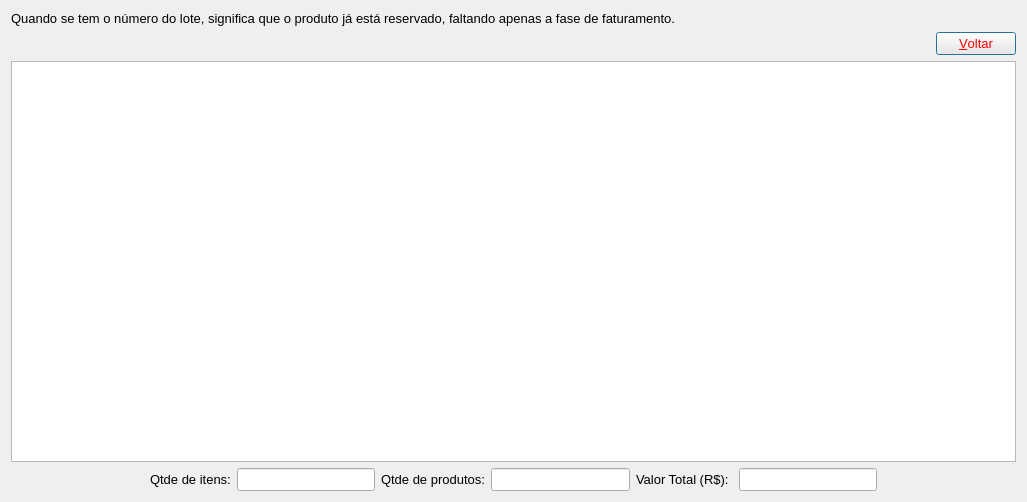
<?xml version="1.0" encoding="UTF-8"?>
<ui version="4.0">
 <class>pedido_itens</class>
 <widget class="QDialog" name="pedido_itens">
  <property name="geometry">
   <rect>
    <x>0</x>
    <y>0</y>
    <width>1027</width>
    <height>502</height>
   </rect>
  </property>
  <property name="font">
   <font>
    <pointsize>10</pointsize>
   </font>
  </property>
  <property name="windowTitle">
   <string>Itens do pedido</string>
  </property>
  <layout class="QVBoxLayout" name="verticalLayout">
   <item>
    <widget class="QLabel" name="label">
     <property name="font">
      <font>
       <family>Tahoma</family>
       <pointsize>10</pointsize>
      </font>
     </property>
     <property name="text">
      <string>Quando se tem o número do lote, significa que o produto já está reservado, faltando apenas a fase de faturamento.</string>
     </property>
    </widget>
   </item>
   <item>
    <layout class="QHBoxLayout" name="horizontalLayout">
     <item>
      <spacer name="horizontalSpacer">
       <property name="orientation">
        <enum>Qt::Orientation::Horizontal</enum>
       </property>
       <property name="sizeHint" stdset="0">
        <size>
         <width>40</width>
         <height>20</height>
        </size>
       </property>
      </spacer>
     </item>
     <item>
      <widget class="QPushButton" name="bt_voltar">
       <property name="font">
        <font>
         <pointsize>10</pointsize>
        </font>
       </property>
       <property name="styleSheet">
        <string notr="true">color: rgb(255, 0, 0);
background-color: rgb(255, 238, 230); 
</string>
       </property>
       <property name="text">
        <string>&amp;Voltar</string>
       </property>
       <property name="shortcut">
        <string>Alt+V</string>
       </property>
      </widget>
     </item>
    </layout>
   </item>
   <item>
    <widget class="QTableWidget" name="tw_pedido_itens">
     <property name="font">
      <font>
       <family>Tahoma</family>
       <pointsize>10</pointsize>
      </font>
     </property>
    </widget>
   </item>
   <item>
    <layout class="QHBoxLayout" name="horizontalLayout_2">
     <item>
      <spacer name="horizontalSpacer_2">
       <property name="orientation">
        <enum>Qt::Orientation::Horizontal</enum>
       </property>
       <property name="sizeHint" stdset="0">
        <size>
         <width>40</width>
         <height>20</height>
        </size>
       </property>
      </spacer>
     </item>
     <item>
      <widget class="QLabel" name="label_3">
       <property name="text">
        <string>Qtde de itens:</string>
       </property>
      </widget>
     </item>
     <item>
      <widget class="QLineEdit" name="txt_qtde_itens">
       <property name="maximumSize">
        <size>
         <width>200</width>
         <height>16777215</height>
        </size>
       </property>
       <property name="font">
        <font>
         <family>Tahoma</family>
         <pointsize>10</pointsize>
        </font>
       </property>
       <property name="alignment">
        <set>Qt::AlignmentFlag::AlignCenter</set>
       </property>
      </widget>
     </item>
     <item>
      <widget class="QLabel" name="label_4">
       <property name="text">
        <string>Qtde de produtos:</string>
       </property>
      </widget>
     </item>
     <item>
      <widget class="QLineEdit" name="txt_qtde_produtos">
       <property name="maximumSize">
        <size>
         <width>200</width>
         <height>16777215</height>
        </size>
       </property>
       <property name="font">
        <font>
         <family>Tahoma</family>
         <pointsize>10</pointsize>
        </font>
       </property>
       <property name="alignment">
        <set>Qt::AlignmentFlag::AlignCenter</set>
       </property>
      </widget>
     </item>
     <item>
      <widget class="QLabel" name="label_2">
       <property name="text">
        <string>Valor Total (R$): </string>
       </property>
      </widget>
     </item>
     <item>
      <widget class="QLineEdit" name="txt_total_val">
       <property name="maximumSize">
        <size>
         <width>200</width>
         <height>16777215</height>
        </size>
       </property>
       <property name="font">
        <font>
         <family>Tahoma</family>
         <pointsize>10</pointsize>
        </font>
       </property>
       <property name="alignment">
        <set>Qt::AlignmentFlag::AlignRight|Qt::AlignmentFlag::AlignTrailing|Qt::AlignmentFlag::AlignVCenter</set>
       </property>
      </widget>
     </item>
     <item>
      <spacer name="horizontalSpacer_3">
       <property name="orientation">
        <enum>Qt::Orientation::Horizontal</enum>
       </property>
       <property name="sizeHint" stdset="0">
        <size>
         <width>40</width>
         <height>20</height>
        </size>
       </property>
      </spacer>
     </item>
    </layout>
   </item>
  </layout>
 </widget>
 <resources/>
 <connections/>
</ui>
